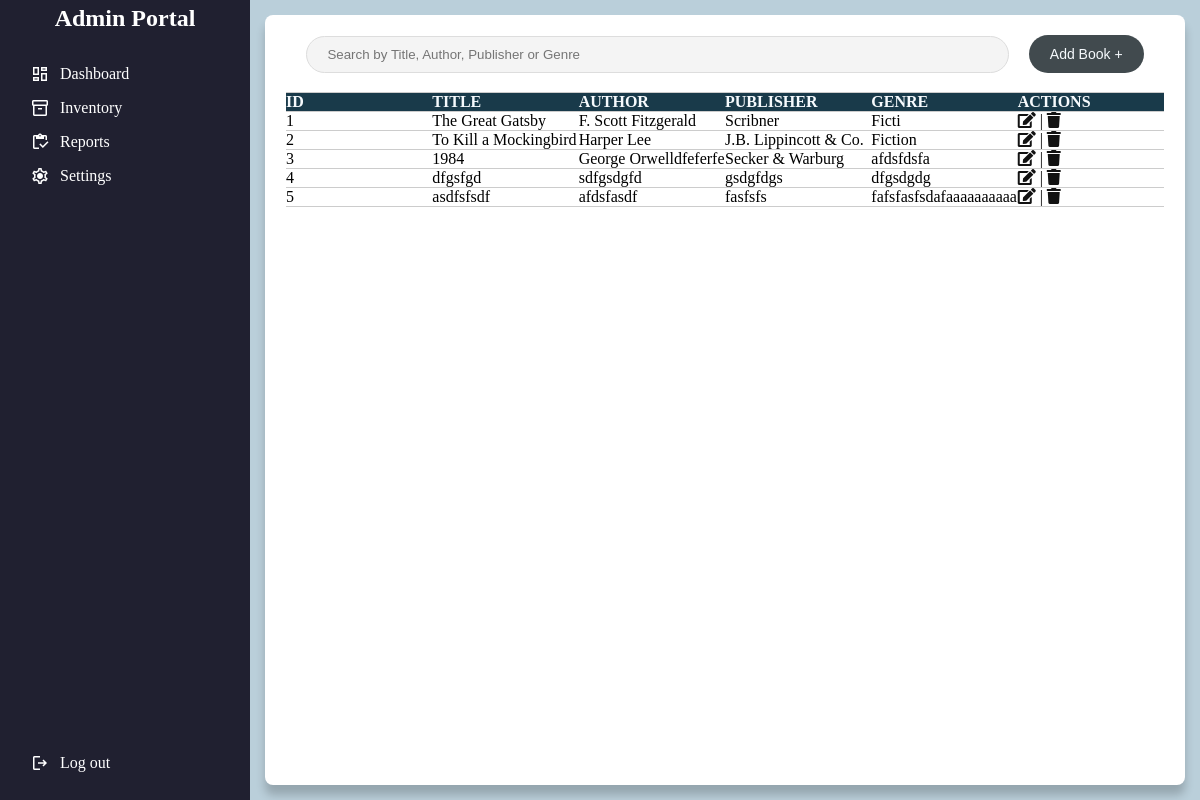
The page /inventory.php on the database its author committed.
### tables this page shows
CREATE TABLE `inventory` (
  `id` int(10) NOT NULL,
  `title` varchar(255) NOT NULL,
  `author` varchar(255) NOT NULL,
  `publisher` varchar(255) NOT NULL,
  `genre` varchar(255) NOT NULL,
  `time_added` datetime NOT NULL DEFAULT current_timestamp()
);

### inventory.php (the view, shortened to what this page needs)
<?php
include("connect/connect.php");
?>
<!DOCTYPE html>
<html lang="en">
<head>
    <link rel="stylesheet" href="css/header.css">
    <link rel="stylesheet" href="css/dashboard.css">
    <link rel="stylesheet" href="css/database.css">
    <link rel="stylesheet" href="https://cdnjs.cloudflare.com/ajax/libs/font-awesome/5.15.1/css/all.min.css">
</head>
<body>
    <div class="sidebar">
        <h2>Admin Portal</h2>
        <ul>
            <li><a href="dashboard.php"><span class="material-symbols-outlined">dashboard</span>Dashboard</a></li>
            <li><a href="inventory.php"><span class="material-symbols-outlined">inventory_2</span>Inventory</a></li>
            <li><a href="reports.php"><span class="material-symbols-outlined">inventory</span>Reports</a></li>
            <li><a href="settings.php"><span class="material-symbols-outlined">settings</span>Settings</a></li>
            <li><a href="index.php"><span class="material-symbols-outlined">logout</span>Log out</a></li>
        </ul>
    </div>
    <main class="main-content">
        <div class="db-container">
            <div class="container-options">
                <div class="search-and-filter">
                    <form method="GET" action="inventory.php">
                        <input type="search" name="search" placeholder="Search by Title, Author, Publisher or Genre" value="<?php if (isset($_GET['search'])) {
                                                                                                                                echo htmlspecialchars($_GET['search']);
                                                                                                                            } ?>" id="search-input">
                    </form>
                </div>
                <div class="db-btns">
                    <button class="add-btn"><a href="actions/add.php">Add Book +</a></button>
                </div>
            </div>
            <div class="table-container">
                <table>
                    <thead>
                        <tr>
                            <th>ID</th>
                            <th>Title</th>
                            <th>Author</th>
                            <th>Publisher</th>
                            <th>Genre</th>
                            <th>Actions</th>
                        </tr>
                    </thead>
                    <tbody>
                        <?php
                        if (isset($_GET['search']) && !empty($_GET['search'])) {
                            $search = mysqli_real_escape_string($conn, $_GET['search']);
                            $sql = "SELECT * FROM inventory WHERE title LIKE '%$search%' OR author LIKE '%$search%' OR publisher LIKE '%$search%' OR genre LIKE '%$search%'";
                        } else {
                            $sql = "SELECT * FROM inventory";
                        }
                        $result = mysqli_query($conn, $sql);
                        if ($result) {
                            if (mysqli_num_rows($result) > 0) {
                                while ($row = mysqli_fetch_assoc($result)) {
                                    $id = $row["id"];
                                    $title = $row["title"];
                                    $author = $row["author"];
                                    $publisher = $row["publisher"];
                                    $genre = $row["genre"];
                                    echo "<tr>";
                                    echo "<td>" . htmlspecialchars($id) . "</td>";
                                    echo "<td>" . htmlspecialchars($title) . "</td>";
                                    echo "<td>" . htmlspecialchars($author) . "</td>";
                                    echo "<td>" . htmlspecialchars($publisher) . "</td>";
                                    echo "<td>" . htmlspecialchars($genre) . "</td>";
                                    echo "<td><a href='actions/edit.php?editid=$id'><i class='fa fa-edit' id='edit'></i></a> | <a href='actions/delete.php?deleteid=$id'><i class='fa fa-trash' id='del'></i></a></td>";
                                    echo "</tr>";
                                }
                            } else {
                                echo "<tr><td colspan='6'>No results found.</td></tr>";
                            }
                        } else {
                            echo "<tr><td colspan='6'>Error executing query: " . htmlspecialchars(mysqli_error($conn)) . "</td></tr>";
                        }
                        ?>
                    </tbody>
                </table>
            </div>
        </div>
    </main>
</body>
</html>

### css/header.css (style rules this page uses)
* { margin: 0; padding: 0; box-sizing: border-box; }
.sidebar { height: 100vh; position: fixed; width: 250px; background-color: #202030; display: flex; flex-direction: column; justify-content: flex-start; }
.sidebar h2 { padding: 5px 5px; color: #fff; text-align: center; font-size: 22spx; }
.sidebar ul { padding: 20px 10px; list-style-type: none; flex-grow: 1; display: flex; flex-direction: column; }
.sidebar li { margin: 2px 0; }
.sidebar ul a { color: #fff; display: flex; width: 100%; padding: 5px 20px; font-size: 16px; text-align: left; align-items: center; text-decoration: none; transition: background-color 0.3s ease; border-radius: 8px; }
.sidebar .material-symbols-outlined { margin-right: 10px; font-size: 20px; }
.sidebar li:last-child { margin-top: auto; }
.main-content { margin-left: 250px; padding: 15px; background-color: #BACFDA; height: 100vh; }

### css/database.css (style rules this page uses)
.db-container { border: 1px solid transparent; border-radius: 8px; padding: 20px; background-color: #fff; box-shadow: 0px 10px 10px rgba(0, 0, 0, 0.2); height: 100%; box-sizing: border-box; }
.container-options { display: flex; align-items: center; justify-content: center; gap: 20px; height: 5%; }
.search-and-filter { width: 80%; }
#search-input { padding: 10px 20px; width: 100%; border-radius: 50px; border: 1px solid #ddd; background-color: #f4f4f4; outline: none; }
.add-btn { padding: 10px 20px; background-color: #414A4E; border: 1px solid transparent; border-radius: 50px; font-size: 14px; }
.add-btn a { text-decoration: none; color: #F6FAFD; }
.table-container { height: 90%; overflow-x: auto; margin-top: 20px; }
table { width: 100%; border-collapse: collapse; table-layout: fixed; }
table th, table td { border: none; text-align: left; word-wrap: break-word; text-overflow: ellipsis; max-width: 200px; border-top: 1px solid #ccc; border-bottom: 1px solid #ccc; border-left: none; border-right: none; }
table th { background-color: #193A4A; text-transform: uppercase; color: #F6FAFD; }
#edit { color: #121212; }
#del { color: #121212; }

### rows shown on the page
inventory: id "1", title "The Great Gatsby", author "F. Scott Fitzgerald", publisher "Scribner", genre "Ficti"
inventory: id "2", title "To Kill a Mockingbird", author "Harper Lee", publisher "J.B. Lippincott & Co.", genre "Fiction"
inventory: id "3", title "1984", author "George Orwelldfeferfe", publisher "Secker & Warburg", genre "afdsfdsfa"
inventory: id "4", title "dfgsfgd", author "sdfgsdgfd", publisher "gsdgfdgs", genre "dfgsdgdg"
inventory: id "5", title "asdfsfsdf", author "afdsfasdf", publisher "fasfsfs", genre "fafsfasfsdafaaaaaaaaaa"
